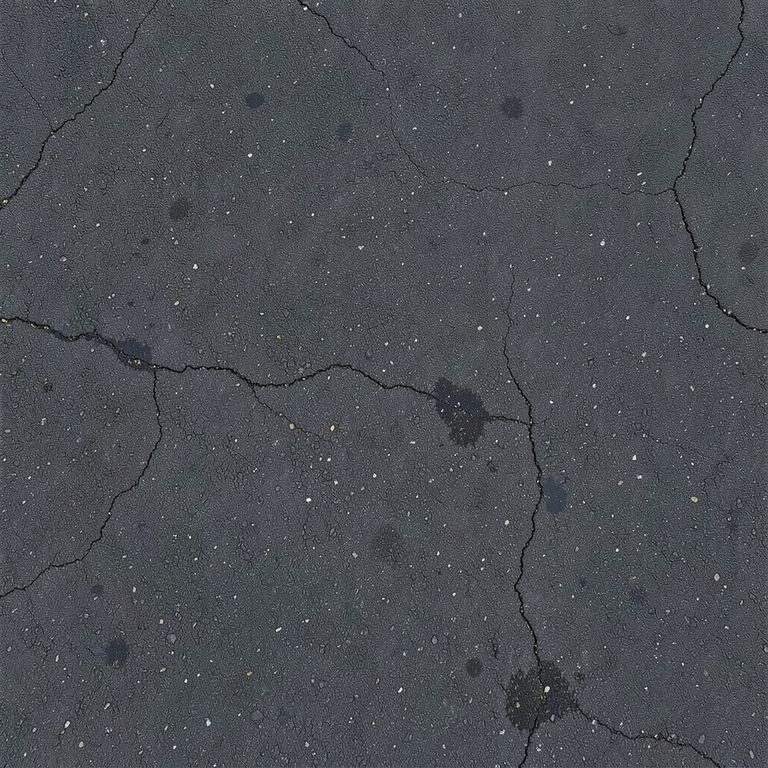
#> input picture src/assets/images/asphalt.jpg, 768 x 768 px, given in place of keyvisual_463.png, which was not available
$ python prep_images.py
#> lines starting #> are read from the running program, lines starting #| are printed output that depends on the picture
"""生成した 2D 画像を、ゲームで使う大きさ・形に整えて src/assets/images/ へ書き出す。

  python prep_images.py   （ComfyUI の Python で実行。numpy / Pillow を使う）
"""
import os

import numpy as np
from PIL import Image, ImageDraw, ImageFilter

import comfy

PHOTO = os.path.join(comfy.WORK, "photo")
OUT = os.path.join(os.path.dirname(os.path.abspath(__file__)), "..", "..", "src", "assets", "images")
os.makedirs(OUT, exist_ok=True)


def load(name):
#> called with name = 'keyvisual_463'
    return Image.open(os.path.join(PHOTO, name + ".png")).convert("RGB")
#> returned value is the input picture: PIL image 768x768 RGB; mean R, G, B 74.7, 77.3, 82.9


def save(im, name, quality=86):
#> called with name = 'title.jpg', quality = 82
    path = os.path.join(OUT, name)
    im.save(path, quality=quality, optimize=True)
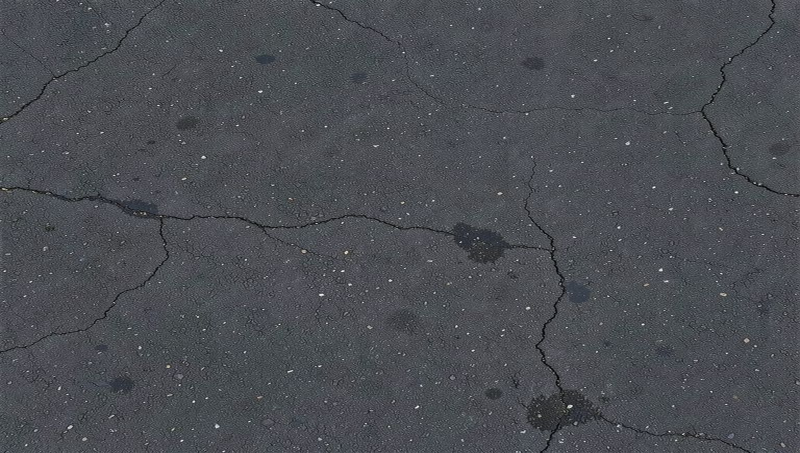
#> saved as title.jpg: PIL image 1600x906 RGB (shown at 1/2 size); mean R, G, B 74.7, 77.3, 82.9
    print(f"{name}: {im.width}x{im.height} {os.path.getsize(path) // 1024} KB")
#| title.jpg: 1600x906 352 KB
#> call 2 of load, with name = 'concrete_323'
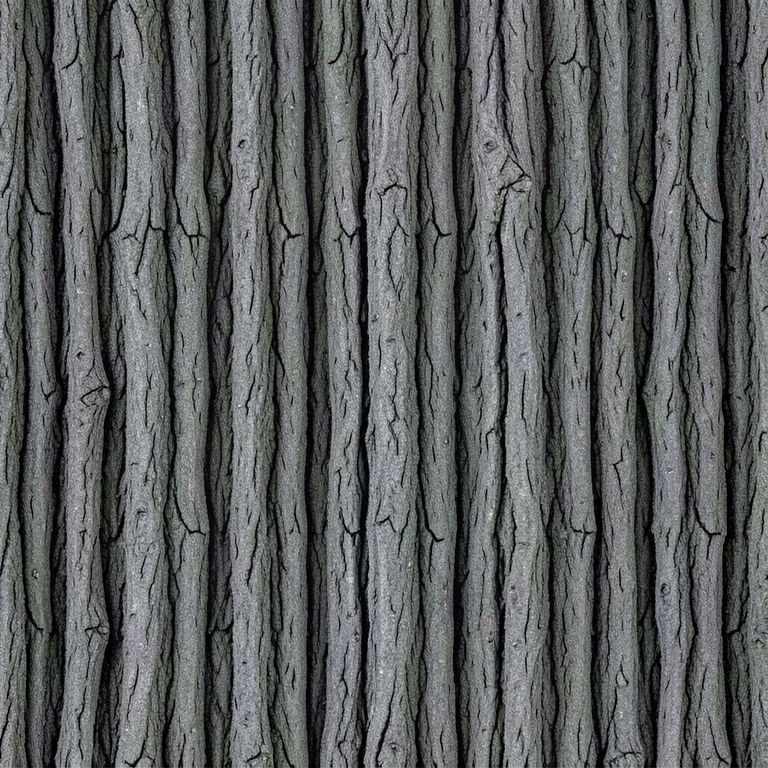
#> input picture src/assets/images/bark.jpg, 768 x 768 px, given in place of concrete_323.png, which was not available
#> in load, returned value is the input picture: PIL image 768x768 RGB; mean R, G, B 90.7, 93.7, 94
#> in flatten, `low = np.asarray(im.filter(ImageFilter.GaussianBlur(radius)), dtype=np..`:
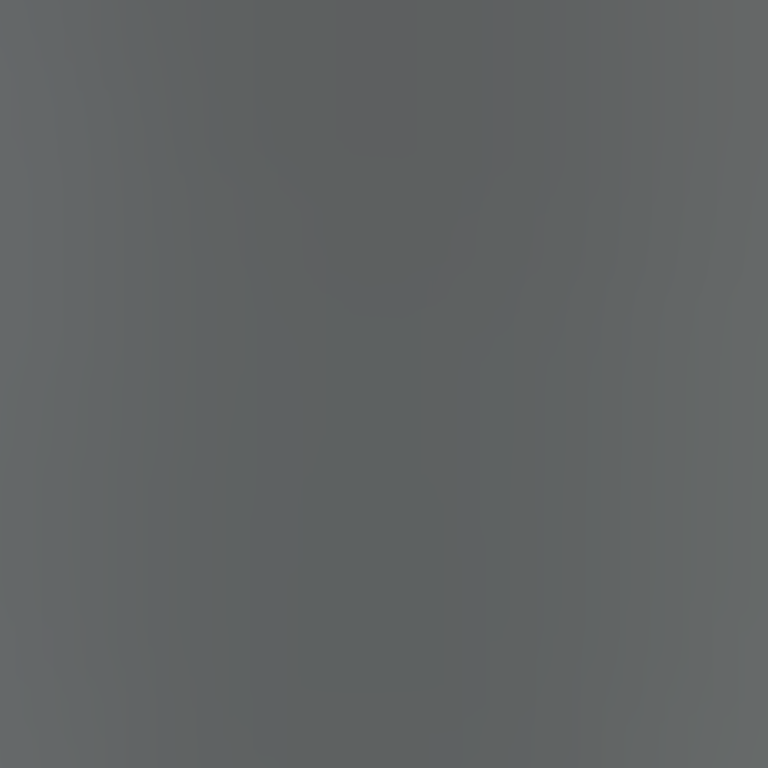
#> low: shape (768, 768, 3) float32; mean R, G, B 96.2, 99.1, 99.4
#> in flatten, `mean = a.reshape(-1, 3).mean(0)`: mean = [90.71, 93.7, 94.02]
#| concrete.jpg: 768x768 189 KB


def normal_map(im, strength=2.0, blur=0.6):
    """明るさを高さとみなして法線マップを作る（明るい = 高い）。"""
#> called with strength = 2.2, blur = 0.6
    h = np.asarray(im.convert("L").filter(ImageFilter.GaussianBlur(blur)), dtype=np.float32) / 255
    dx = (np.roll(h, -1, 1) - np.roll(h, 1, 1)) * strength
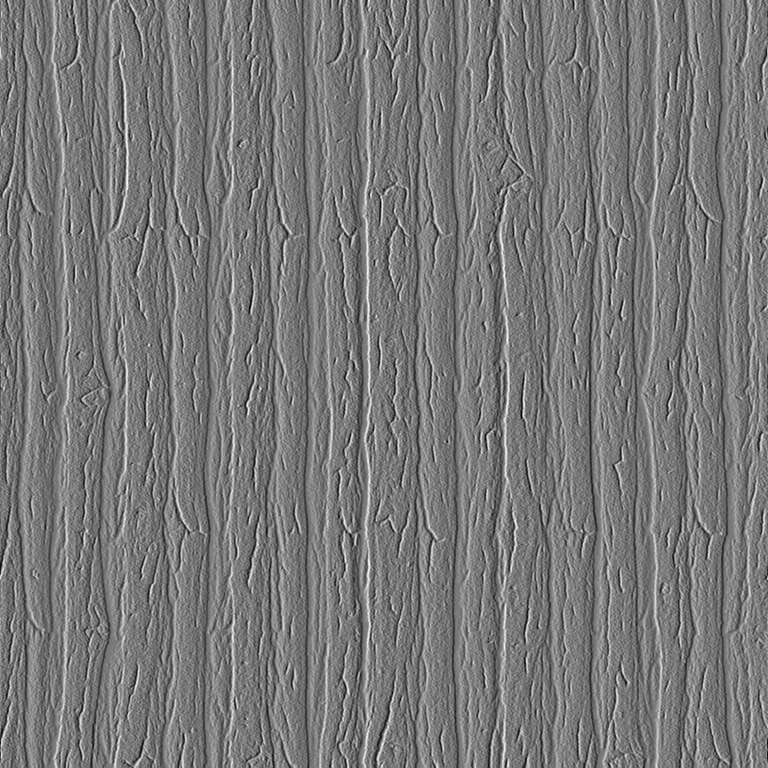
#> dx: shape (768, 768) float32; min -1.1, max 1.23, mean 1.62e-11; drawn with min black and max white
    dy = (np.roll(h, -1, 0) - np.roll(h, 1, 0)) * strength
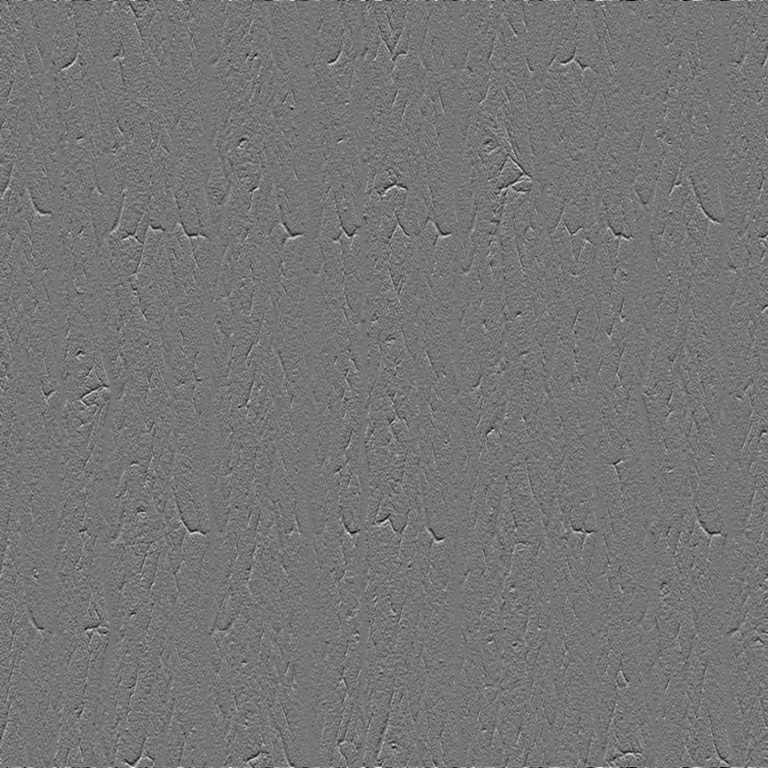
#> dy: shape (768, 768) float32; min -1.15, max 1.33, mean 2.59e-11; drawn with min black and max white
    n = np.stack([-dx, dy, np.ones_like(h)], axis=-1)
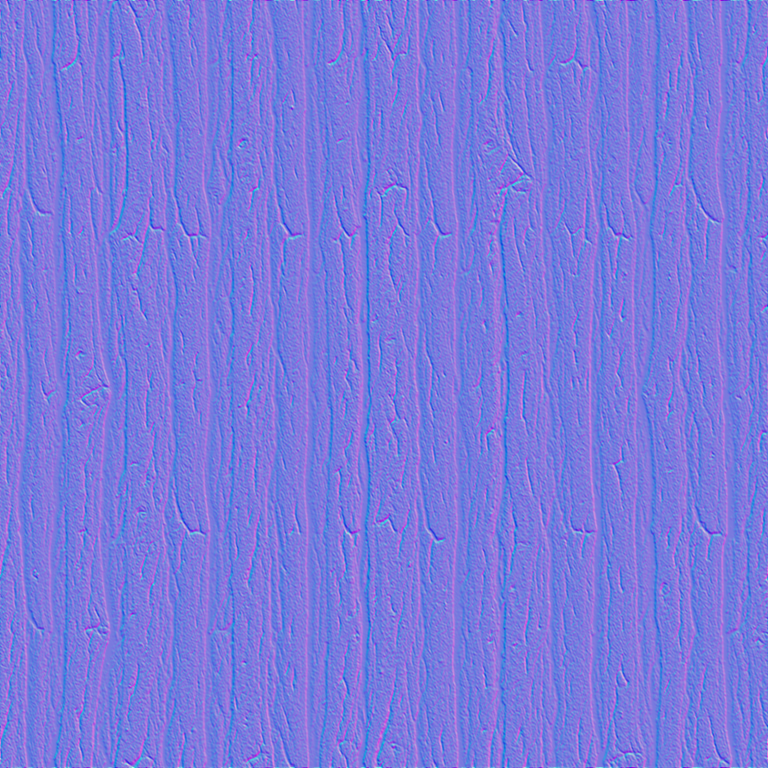
#> n: shape (768, 768, 3) float32; mean of channels 0, 1, 2 7.05e-11, 2.45e-10, 1; drawn with min black and max white
    n /= np.linalg.norm(n, axis=-1, keepdims=True)
    return Image.fromarray(((n * 0.5 + 0.5) * 255).astype(np.uint8))
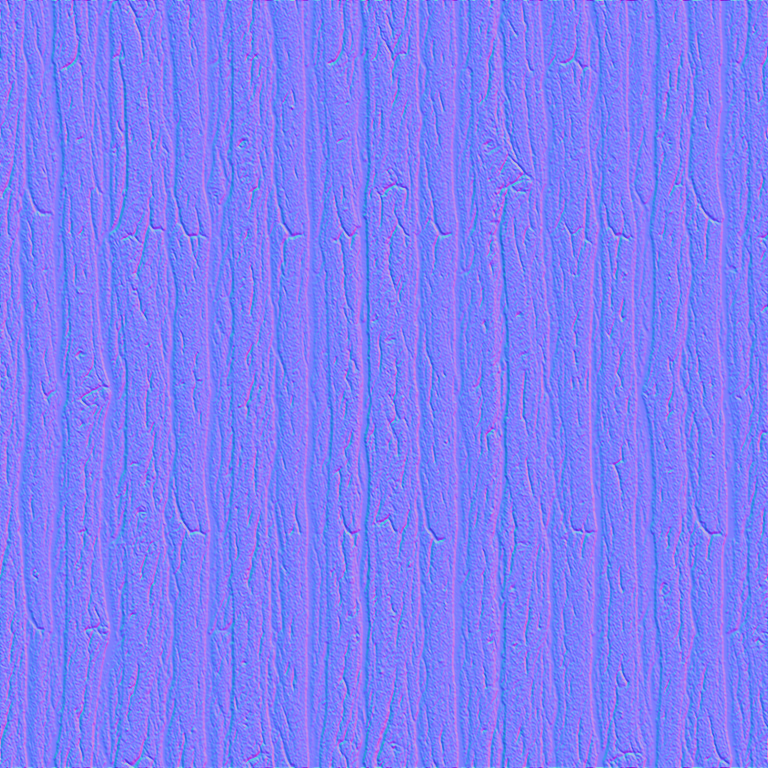
#> returned value: PIL image 768x768 RGB; mean R, G, B 127.1, 127, 249.7


def flatten(im, radius=160, amount=0.7):
    """大きな明暗のむらを減らす（繰り返したときに目立たないように）。"""
    a = np.asarray(im, dtype=np.float32)
    low = np.asarray(im.filter(ImageFilter.GaussianBlur(radius)), dtype=np.float32)
    mean = a.reshape(-1, 3).mean(0)
    return Image.fromarray(np.clip(a - (low - mean) * amount, 0, 255).astype(np.uint8))


# 場所の小さな絵（thumb_*.jpg）は、ゲームの 3D 画面を撮って作る
save(load("keyvisual_463").resize((1600, 906), Image.LANCZOS), "title.jpg", 82)

# 質感（MirroredRepeat で並べる）
for name, source, strength in (
    ("concrete", "concrete_323", 2.2),
    ("wall", "wall_333", 2.6),
    ("wood_dark", "wood_dark_472", 1.2),
    ("wood_plank", "wood_plank_476", 2.4),
    ("steel", "steel_480", 0.8),
):
    im = flatten(load(source))
    save(im, f"{name}.jpg", 84)
    save(normal_map(im, strength).resize((512, 512), Image.LANCZOS), f"{name}_n.jpg", 88)
#| concrete_n.jpg: 512x512 91 KB
#> (the run stopped early here; a loop or call above may not have finished)
